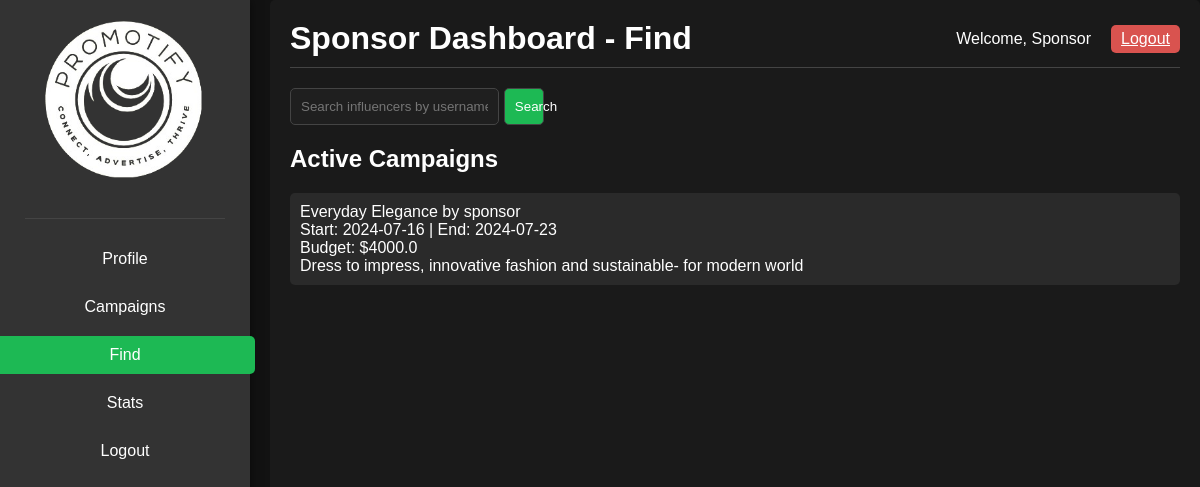
Screenshot of /sfind with the database file from the repository.
### main.py (models this page shows, shortened)
class Campaign(db.Model):
    id = db.Column(db.Integer, primary_key=True)
    sponsor_id = db.Column(db.Integer, db.ForeignKey('sponsor.id'), nullable=False)
    name = db.Column(db.String(150), nullable=False)
    description = db.Column(db.Text, nullable=True)
    start_date = db.Column(db.Date, nullable=False)
    end_date = db.Column(db.Date, nullable=False)
    budget = db.Column(db.Float, nullable=False)
    status = db.Column(db.String(50))
    sponsor = db.relationship('Sponsor', backref=db.backref('campaigns', lazy=True))
    influencers = db.relationship('Influencer', secondary='application',
                                  primaryjoin="and_(Campaign.id==Application.campaign_id, Application.status=='accepted')",
                                  backref=db.backref('accepted_campaigns', lazy='dynamic'))

class Sponsor(db.Model):
    id = db.Column(db.Integer, primary_key=True)
    username = db.Column(db.String(150), unique=True, nullable=False)
    email = db.Column(db.String(150), unique=True, nullable=False)
    password = db.Column(db.String(150), nullable=False)
    industry = db.Column(db.String(150), nullable=False)
    date_joined = db.Column(db.DateTime, default=datetime.utcnow)  # Add this line

### main.py (the view)
@app.route('/sfind')
def sfind():
    search_query = request.args.get('search', '')
    searched_influencer = None
    if search_query:
        searched_influencer = Influencer.query.filter_by(username=search_query).first()
    influencers = Influencer.query.all()
    campaigns = Campaign.query.filter(Campaign.end_date >= datetime.now().date()).all()
    return render_template('spon_find.html',
                           influencers=influencers,
                           campaigns=campaigns,
                           search_query=search_query,
                           searched_influencer=searched_influencer)

### templates/spon_find.html (shortened to what this page needs)
<!DOCTYPE html>
<html lang="en">
<head>
    <link rel="stylesheet" type="text/css" href="{{ url_for('static', filename='css/sfind.css') }}">
</head>
<body>
    <div class="sidebar">
        <header>
            <div class="logo">
                <img src="{{ url_for('static', filename='images/promotify.png') }}" alt="Promotify Logo">
            </div>
        </header>
        <nav>
            <ul>
                <li><a href="{{ url_for('spon_dash') }}">Profile</a></li>
                <li><a href="{{ url_for('spon_camp') }}">Campaigns</a></li>
                <li><a href="{{ url_for('sfind') }}" class="active">Find</a></li>
                <li><a href="{{ url_for('sstats') }}">Stats</a></li>
                <li><a href="{{ url_for('spon_logout') }}">Logout</a></li>
            </ul>
        </nav>
    </div>
    <div class="main-content">
        <header>
            <h1>Sponsor Dashboard - Find</h1>
            <div class="user-info">
                <span>Welcome, Sponsor</span>
                <a href="{{ url_for('spon_logout') }}" class="logout-btn">Logout</a>
            </div>
        </header>
        <div class="search-container">
            <form action="{{ url_for('sfind') }}" method="GET">
                <input type="text" name="search" placeholder="Search influencers by username..." value="{{ search_query }}">
                <button type="submit">Search</button>
            </form>
        </div>
        <div class="results">
            <h2>Active Campaigns</h2>
            {% for campaign in campaigns %}
            <div class="result-item">
                <span>
                    {{ campaign.name }} by {{ campaign.sponsor.username }}
                    <br>Start: {{ campaign.start_date }} | End: {{ campaign.end_date }}
                    <br>Budget: ${{ campaign.budget }}
                    <br>{{ campaign.description }}
                </span>
            </div>
            {% endfor %}
        </div>
    </div>
</body>
</html>

### static/css/sfind.css (style rules this page uses)
body { font-family: Arial, sans-serif; margin: 0; background-color: #121212; color: #ffffff; display: flex; height: 100vh; }
.sidebar { width: 250px; background-color: #333; box-shadow: 0 0 10px rgba(0, 0, 0, 0.5); display: flex; flex-direction: column; align-items: center; padding-top: 20px; }
.sidebar { width: 250px; background-color: #333; box-shadow: 0 0 10px rgba(0, 0, 0, 0.5); position: fixed; height: 100%; padding-top: 20px; box-sizing: border-box; }
.logo { width: 200px; margin: 0 auto 30px auto; display: flex; justify-content: center; }
.logo img { width: 200px; height: auto; }
.sidebar nav ul { list-style: none; padding: 0; }
.sidebar nav ul li { padding: 5px 0; text-align: center; }
.sidebar nav ul li a { text-decoration: none; color: #ffffff; padding: 10px 90px; display: block; border-radius: 5px; transition: background-color 0.3s; }
.sidebar nav ul li a:hover, .sidebar nav ul li a.active { background-color: #1db954; }
.main-content { margin-left: 270px; padding: 20px; background-color: #1a1a1a; border-radius: 5px; width: calc(100% - 270px); }
header { display: flex; justify-content: space-between; align-items: center; border-bottom: 1px solid #444; padding-bottom: 10px; }
header h1 { margin: 0; }
.user-info { display: flex; align-items: center; }
.user-info span { margin-right: 20px; }
.logout-btn { background-color: #d9534f; color: #ffffff; border: none; border-radius: 5px; padding: 5px 10px; cursor: pointer; }
.search-container { display: flex; justify-content: space-between; align-items: center; margin: 20px 0; }
.search-container input { width: 70%; padding: 10px; border: 1px solid #444; border-radius: 5px; background-color: #1f1f1f; color: #ffffff; }
.search-container button { width: 15%; padding: 10px; border: 1px solid #444; border-radius: 5px; background-color: #1db954; color: #ffffff; cursor: pointer; transition: background-color 0.3s; }
.results { margin-top: 20px; }
.result-item { display: flex; justify-content: space-between; align-items: center; background-color: #2a2a2a; padding: 10px; border-radius: 5px; margin-bottom: 10px; }
.result-item span { flex-grow: 1; }

### rows the page displays
Campaign: name "Everyday Elegance", sponsor.username "sponsor", start_date "2024-07-16", end_date "2024-07-23", budget "4000.0", description "Dress to impress, innovative fashion and sustainable- for modern world"
